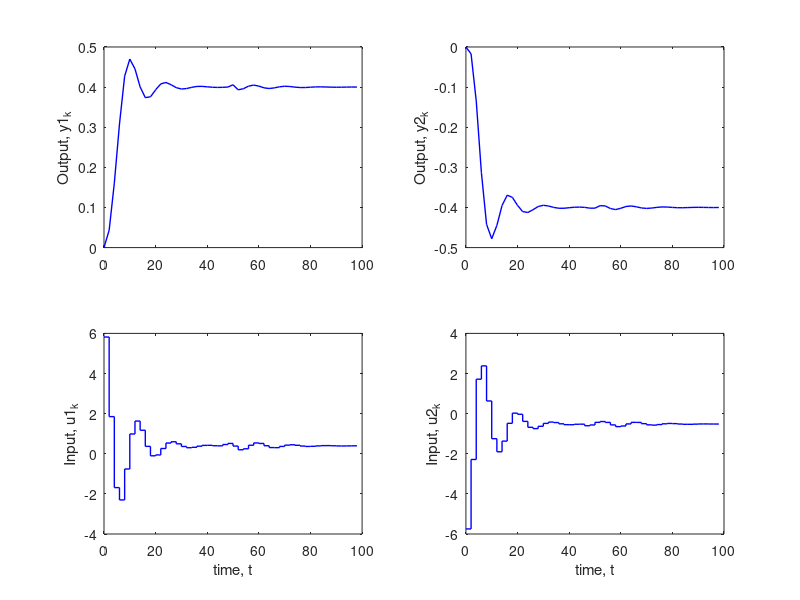

This figure's MATLAB source:
%% Generating the step response matrix
G11=tf(1.7,[60.48 15.6 1]); 
G12=tf(.5,[19.36 7.04 1]); 
G21=tf(.3,[10.89 4.62 1]); 
G22=tf(1,[36 12 1]); 
h=2;
n=25;
y11=step(G11,0:h:n*h);
y12=step(G12,0:h:n*h);
y21=step(G21,0:h:n*h);
y22=step(G22,0:h:n*h);
S11=y11(2:end);
S12=y12(2:end);
S21=y21(2:end);
S22=y22(2:end);
S=zeros(2*n,2);
for i=1:n
    S(2*i-1,1)=S11(i);
    S(2*i-1,2)=S12(i);
    S(2*i,1)=S21(i);
    S(2*i,2)=S22(i);
end
%% Defining Parameters and Weights
ySP=[.4;-.4];          % Setpoint
m=4;            % Control horizon
p=12;           % Prediction horizon
Wo1=7.5;            % Output weight1
Wo2=7.5;            % Output weight2
Wi1=.005;         % Input weight1
Wi2=.005;         % Input weight2
%% Initialisation
uPrev=[0;0];
Yk0=zeros(2*n,1);
maxTime=50;

Y_SAVE1=zeros(maxTime+1,1);
Y_SAVE2=zeros(maxTime+1,1);
T_SAVE=zeros(maxTime+1,1);
U_SAVE1=zeros(maxTime,1);
U_SAVE2=zeros(maxTime,1);

%% Pre-Computing Matrices
bigR=repmat(ySP,[p 1]); %Bigger Setpoint Matrix
bigSu=zeros(2*p,2*m);
gammaY=zeros(2*p);
Im=eye(2*m);
Jm=zeros(2*m);
for i=1:p
    gammaY(2*i-1,2*i-1)=Wo1;
    gammaY(2*i,2*i)=Wo2;
end
gammaU=zeros(2*m);
for i=1:m
    if i~=1
        bigSu(2*i-1:2*i,3:2*m)=bigSu(2*i-3:2*i-2,1:2*m-2);
        Jm(2*i-1:2*i,3:2*m)=Jm(2*i-3:2*i-2,1:2*m-2);
    end
    bigSu(2*i-1:2*i,1:2)=S(2*i-1:2*i,:);
    gammaU(2*i-1,2*i-1)=Wi1;
    gammaU(2*i,2*i)=Wi2;
    Jm(2*i-1:2*i,1:2)=eye(2);
end
Hess=bigSu'*gammaY*bigSu + gammaU; %Computing Hess
LHS=[Im;-Im;Jm;-Jm]; %Left Hand Constraint
%% Implementation
for k=1:maxTime+1
    time=(k-1)*h;
    if (k==1)
        YHAT=Yk0;
    end
    predErr=YHAT(3:2*p+2)-bigR; %Error for MIMO
    grad=bigSu'*gammaY*predErr;
    du=-inv(Hess)*grad;
    uk=uPrev+du(1:2);
    uPrev=uk;
    U_SAVE1(k)=uk(1);
    U_SAVE2(k)=uk(2);
    YHAT=[YHAT(3:end);YHAT(end-1:end)] + S*du(1:2); %2Step Forward Shift
    yk=YHAT(1:2);
    Y_SAVE1(k+1)=yk(1);
    Y_SAVE2(k+1)=yk(2);
    T_SAVE(k+1)=k*h;
end
%% Plotting
subplot(2,2,1);
plot(T_SAVE(1:maxTime),Y_SAVE1(1:maxTime),'-b','linewidth',1); 
ylabel('Output, y1_k');
subplot(2,2,2);
plot(T_SAVE(1:maxTime),Y_SAVE2(1:maxTime),'-b','linewidth',1); 
ylabel('Output, y2_k');
subplot(2,2,3);
stairs(T_SAVE(1:maxTime),U_SAVE1(1:maxTime),'-b','linewidth',1); 
ylabel('Input, u1_k'); xlabel('time, t')
subplot(2,2,4);
stairs(T_SAVE(1:maxTime),U_SAVE2(1:maxTime),'-b','linewidth',1); 
ylabel('Input, u2_k'); xlabel('time, t')

